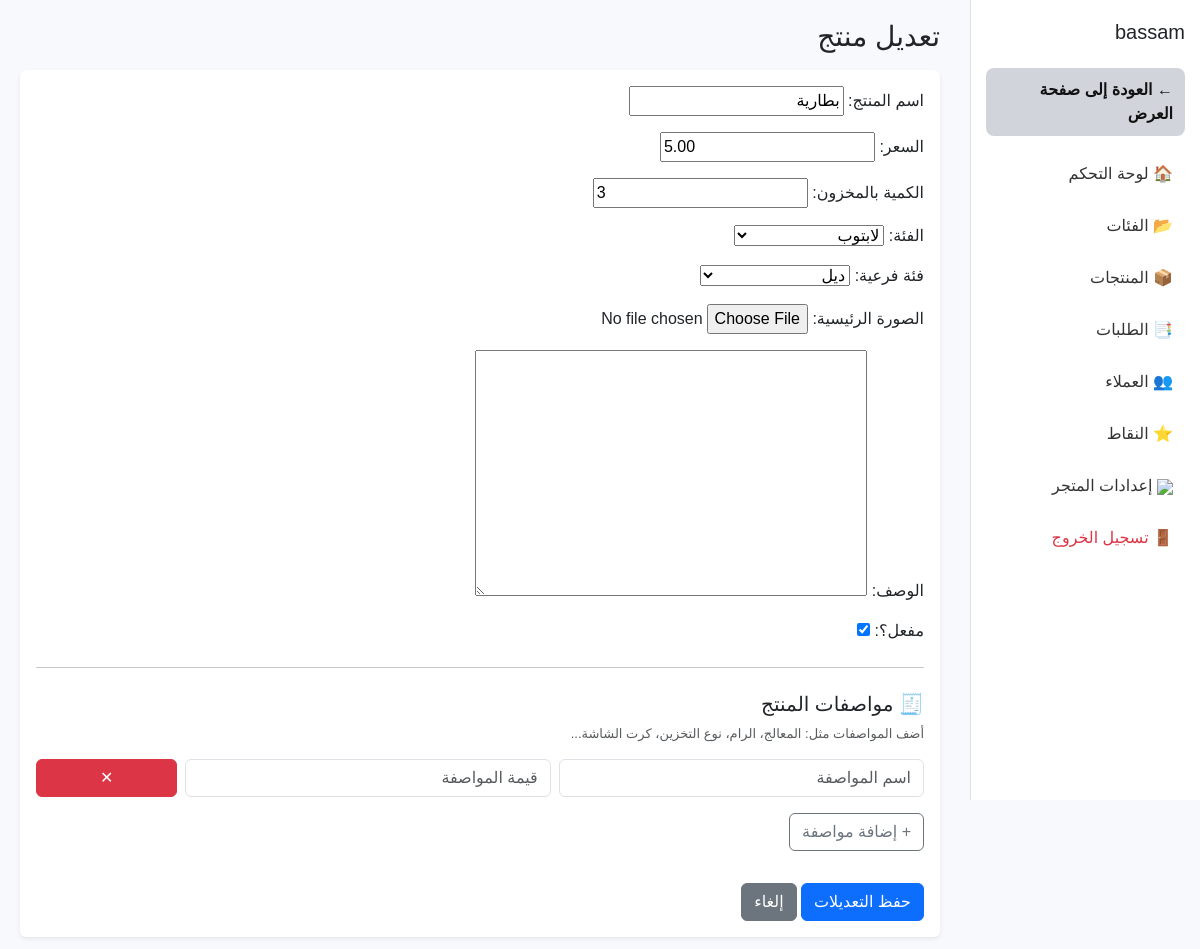
The app's page /dashboard/Alaman/products/11/edit/ (signed in) with its own data.
### stores/models.py (models this page shows, shortened)
class Store(models.Model):
    owner = models.ForeignKey(User, on_delete=models.CASCADE, related_name="stores")
    name = models.CharField(max_length=200)
    slug = models.SlugField(unique=True)
    logo = models.ImageField(upload_to="store_logos/", blank=True, null=True)
    mobile = models.CharField(max_length=20)
    theme = models.IntegerField(default=1, choices=[(i, f"Theme {i}") for i in range(1, 6)])
    description = models.TextField(blank=True)
    description2 = models.TextField(blank=True)
    description3 = models.TextField(blank=True)
    description4 = models.TextField(blank=True)
    description5 = models.TextField(blank=True)
    is_active = models.BooleanField(default=True)
    allow_full_payment = models.BooleanField(default=True)   # تحويل كامل
    allow_partial_payment = models.BooleanField(default=False)  # دفعة مسبقة + باقي عند التسليم
    allow_cash_on_delivery = models.BooleanField(default=False)  # الدفع عند الاستلام
    payment_required_percentage = models.PositiveIntegerField(default=0)

### products/models.py (models this page shows, shortened)
class Product(models.Model):
    store = models.ForeignKey(Store, on_delete=models.CASCADE, related_name="products")
    name = models.CharField(max_length=200)
    description = models.TextField(blank=True)
    price = models.DecimalField(max_digits=8, decimal_places=2)
    stock = models.IntegerField(default=0)
    main_image = models.ImageField(upload_to="products/", blank=True, null=True)
    category = models.ForeignKey(Category,on_delete=models.SET_NULL,null=True,blank=True,related_name="products")
    category2 = models.ForeignKey(Category,on_delete=models.SET_NULL,null=True,blank=True,related_name="secondary_products")
    active = models.BooleanField(default=True)

class Category(models.Model):
    name = models.CharField(max_length=255)
    store = models.ForeignKey("stores.Store", on_delete=models.CASCADE, related_name="categories")
    def __str__(self):
        return self.name

### dashboard/views.py (the view)
# urls.py: path("<slug:store_slug>/products/<int:product_id>/edit/", views.product_update, name="product_update"),
@login_required
def product_update(request, store_slug, product_id):
    store = get_object_or_404(Store, slug=store_slug, owner=request.user)
    product = get_object_or_404(Product, id=product_id, store=store)
    if request.method == "POST":
        form = ProductForm(request.POST, request.FILES, instance=product, store=store)
        if form.is_valid():
            form.save()
            return redirect("dashboard:products_list", store_slug=store.slug)
    else:
        form = ProductForm(instance=product, store=store)
    return render(request, "dashboard/product_form.html", {
        "store": store,
        "form": form,
        "is_edit": True,
        "product": product,
    })

### products/forms.py
class ProductForm(forms.ModelForm):
    class Meta:
        model = Product
        fields = ["name", "price", "stock", "category", "category2", "main_image", "description", "active"]
        labels = {
            "name": "اسم المنتج",
            "price": "السعر",
            "stock": "الكمية بالمخزون",
            "category": "الفئة",
            "category2": "فئة فرعية",
            "main_image": "الصورة الرئيسية",
            "description": "الوصف",
            "active": "مفعل؟",
        }
    def __init__(self, *args, **kwargs):
        store = kwargs.pop("store", None)  # 🔥 استلام المتجر
        super().__init__(*args, **kwargs)
        if store:
            qs = Category.objects.filter(store=store)
            self.fields["category"].queryset = qs
            self.fields["category2"].queryset = qs
        else:
            self.fields["category"].queryset = Category.objects.none()
            self.fields["category2"].queryset = Category.objects.none()

### stores/context_processors.py (called while the page is built)
def current_store(request):
    store = None
    slug = request.resolver_match.kwargs.get("store_slug") or \
           request.resolver_match.kwargs.get("slug")
    if slug:
        try:
            store = Store.objects.get(slug=slug)
        except Store.DoesNotExist:
            store = None
    return {
        "current_store": store
    }

### dashboard/templates/dashboard/product_form.html (shortened to what this page needs)
{% load static %}
<!DOCTYPE html>
<html lang="ar" dir="rtl">
<head>
    <link href="https://cdn.jsdelivr.net/npm/bootstrap@5.3.0/dist/css/bootstrap.rtl.min.css" rel="stylesheet">
</head>
<body>
{% include "dashboard/sidebar.html" %}
 <div class="content">
    <h3 class="mb-3">
        {% if is_edit %}تعديل منتج{% else %}إضافة منتج جديد{% endif %}
    </h3>
    <form method="post" enctype="multipart/form-data" class="bg-white p-3 rounded shadow-sm">
        {{ form.as_p }}
        <hr class="my-4">
        <h5 class="mb-2">🧾 مواصفات المنتج</h5>
        <p class="text-muted" style="font-size:13px;">
            أضف المواصفات مثل: المعالج، الرام، نوع التخزين، كرت الشاشة...
        </p>
        <div id="details-container">
            {% if is_edit and product.details.all %}
                {% for d in product.details.all %}
                <div class="row g-2 detail-row">
                    <div class="col-md-5">
                        <input type="text" name="detail_title" class="form-control"
                               placeholder="اسم المواصفة" value="{{ d.title }}">
                    </div>
                    <div class="col-md-5">
                        <input type="text" name="detail_value" class="form-control"
                               placeholder="قيمة المواصفة" value="{{ d.value }}">
                    </div>
                    <div class="col-md-2">
                        <button type="button" class="btn btn-danger w-100 remove-detail">✕</button>
                    </div>
                </div>
                {% endfor %}
            {% else %}
                <div class="row g-2 detail-row">
                    <div class="col-md-5">
                        <input type="text" name="detail_title" class="form-control"
                               placeholder="اسم المواصفة">
                    </div>
                    <div class="col-md-5">
                        <input type="text" name="detail_value" class="form-control"
                               placeholder="قيمة المواصفة">
                    </div>
                    <div class="col-md-2">
                        <button type="button" class="btn btn-danger w-100 remove-detail">✕</button>
                    </div>
                </div>
            {% endif %}
        </div>
        <button type="button" class="btn btn-outline-secondary mt-2 mb-3" id="add-detail">
            + إضافة مواصفة
        </button>
        <div class="mt-3">
            <button type="submit" class="btn btn-primary">
                {% if is_edit %}حفظ التعديلات{% else %}حفظ المنتج{% endif %}
            </button>
            <a href="{% url 'dashboard:products_list' store.slug %}" class="btn btn-secondary">إلغاء</a>
        </div>
    </form>
</div>
</body>
</html>

### dashboard/templates/dashboard/sidebar.html (shortened to what this page needs)
{% load static %}
<div class="sidebar" id="sidebar">
    <h5 class="mb-4">{{ store.name }}</h5>
    <div class="mb-3">
        <a href="/store/{{ store.slug }}/" class="back-to-store-btn">
            ← العودة إلى صفحة العرض
        </a>
    </div>
    <a href="{% url 'dashboard:home' store.slug %}">🏠 لوحة التحكم</a>
    <a href="{% url 'dashboard:categories_list' store.slug %}">📂 الفئات</a>
    <a href="{% url 'dashboard:products_list' store.slug %}">📦 المنتجات</a>
    <a href="{% url 'dashboard:orders_list' store.slug %}"
       class="position-relative">
       📑 الطلبات
    </a>
    <a href="{% url 'dashboard:customers_list' store.slug %}">👥 العملاء</a>
    <a href="{% url 'dashboard:points_page' store.slug %}">⭐ النقاط</a>
    <a href="{% url 'dashboard:store_settings' store.slug %}">
        <img src="{% static 'images/settings.png' %}" class="ico">
        <span>إعدادات المتجر</span>
    </a>
    <a href="{% url 'core:index' %}" class="text-danger">🚪 تسجيل الخروج</a>
</div>

### dashboard/templates/dashboard/product_form.html (style rules this page uses)
body { background:#f7f9fc; font-family:"Cairo",sans-serif; }
.sidebar { width: 230px; background:#fff; height:100vh; position:fixed; top:0; right:0; padding:20px 15px; border-left:1px solid #e0e0e0; }
.sidebar a { display:block; padding:10px 12px; margin-bottom:8px; color:#333; border-radius:8px; text-decoration:none; }
.content { margin-right:240px; padding:20px; }
.detail-row { margin-bottom:8px; }
.back-to-store-btn { background: #d1d5db; color: #111 !important; padding: 10px 18px; border-radius: 10px; border: none; font-weight: 600; display: inline-flex; align-items: center; gap: 6px; }

### records on screen
Store: name "bassam"
Product: name "بطارية", price "5.00", stock "3", category "لابتوب", category2 "ديل", active "☑"
